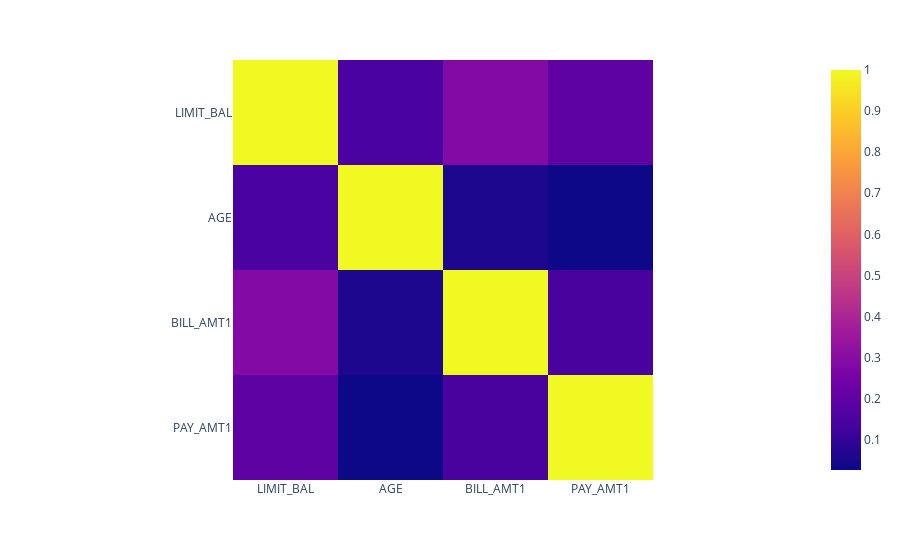

Notebook code for this chart:
### Code cell
## Correlation Coefficient Matrix 
## The plot below represents the correlation matrix of the dataset. Following the exploration of the
##colors, there exist a positive correlation between the variables. 
fig = px.imshow(df.corr())
fig.show()

### Figure 1 — Plotly figure (JSON) as saved in the notebook; plotly's stock layout.template omitted (floating-point values rounded to 4 significant figures)
{"data": [{"coloraxis": "coloraxis", "hovertemplate": "x: %{x}<br>y: %{y}<br>color: %{z}<extra></extra>", "name": "0", "type": "heatmap", "x": ["LIMIT_BAL", "AGE", "BILL_AMT1", "PAY_AMT1"], "xaxis": "x", "y": ["LIMIT_BAL", "AGE", "BILL_AMT1", "PAY_AMT1"], "yaxis": "y", "z": [[1, 0.1447, 0.2854, 0.1952], [0.1447, 1, 0.05624, 0.02615], [0.2854, 0.05624, 1, 0.1403], [0.1952, 0.02615, 0.1403, 1]]}], "layout": {"coloraxis": {"colorscale": [[0, "#0d0887"], [0.1111, "#46039f"], [0.2222, "#7201a8"], [0.3333, "#9c179e"], [0.4444, "#bd3786"], [0.5556, "#d8576b"], [0.6667, "#ed7953"], [0.7778, "#fb9f3a"], [0.8889, "#fdca26"], [1, "#f0f921"]]}, "margin": {"t": 60}, "xaxis": {"anchor": "y", "constrain": "domain", "domain": [0, 1], "scaleanchor": "y"}, "yaxis": {"anchor": "x", "autorange": "reversed", "constrain": "domain", "domain": [0, 1]}}}
